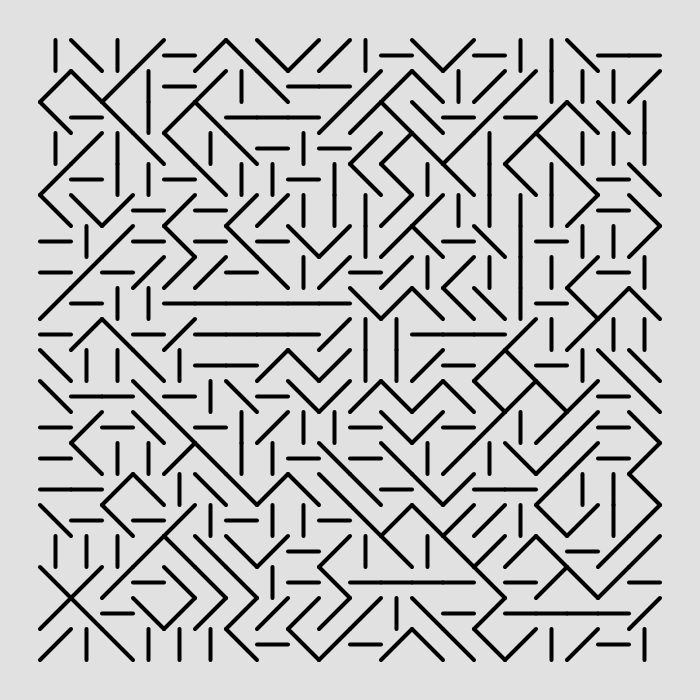
Frame 1 (no input)
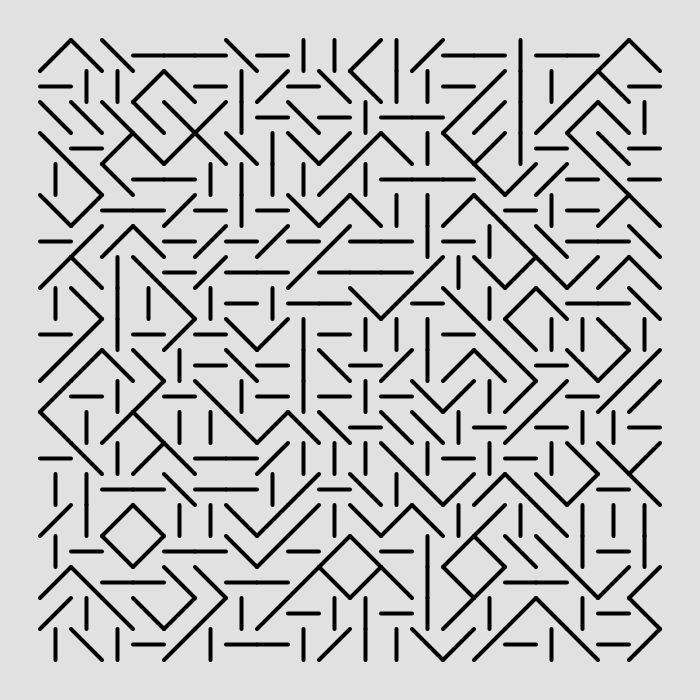
Frame 2 (the mouse pressed at the canvas centre, redrawn once)

The p5.js sketch that drew these frames (run headless with seeded random() and noise() and a simulated clock; the mouse was pressed at the canvas centre and the sketch redrawn once):

// p5.js sketch
// ── sketch.js
let nb =20;
let dim=0;
let x,y;
let margin=40;
function setup() {
  createCanvas(700, 700);
  dim=(width-2*margin)/nb;
  noLoop();
}

function draw() {
  background(225);
  for(let j=0; j<nb; j++){
    for(let i=0; i<nb; i++){
      x=margin+i*dim;
      y=margin+j*dim;
      
      noFill();
      stroke(200);
      //rect(x,y, dim, dim);
      
      let rnd = int(random(0,4));
      stroke(0);
      strokeWeight(4);

      if(rnd == 0)
        line(x,y,x+dim,y+dim);
      else if(rnd ==1)
        line(x,y+dim,x+dim,y);
      else if(rnd ==2)
        line(x+dim/2,y,x+dim/2,y+dim);
      else
        line(x,y+dim/2,x+dim,y+dim/2);
    }
  }
}

function keyPressed(){
  redraw();
}
